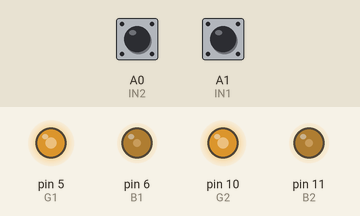
Simulated run of this sketch. Board: Arduino Uno, built with avr-gcc and run on an emulated ATmega328P. Parts: output pins drawn as LEDs (lit = HIGH). The inputs (shaded band) are chosen by the test bench; at power-on: A0 (IN2) HIGH, A1 (IN1) HIGH. Pins used as bus, display or sensor lines are not drawn.

Above: at 1.24 s.
1.3 s: A0 (IN2) pulled LOW for 0.15 s
At 1.89 s:
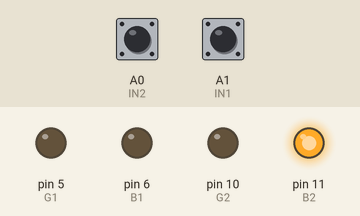
At 6.5 s:
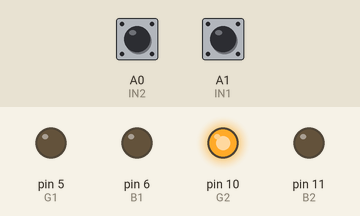
Timing chart, 0 to 13.1 s (numbered marks = the images above; inputs shaded):
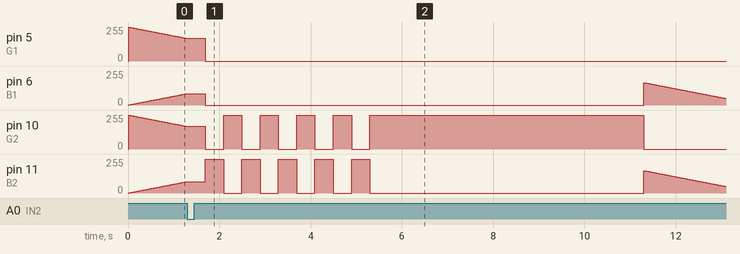

The sketch:

victorina.ino
```cpp
#define R1 3
#define G1 5
#define B1 6

#define R2 9
#define G2 10
#define B2 11

#define IN1 A1
#define IN2 A0

#define NOT_CORRECT 0
#define Player1 1
#define Player2 2
#define NO_ONE 3

#define BLINC_TIMES 10
#define SPEED_COLOUR 15

uint8_t loop_state=0;
uint8_t state_player=0;
unsigned long time1=0,time2=0;
uint8_t counter=0;
uint16_t delay_time=10000;

void writeRGB1(uint8_t R,uint8_t G,uint8_t B);
void writeRGB2(uint8_t R,uint8_t G,uint8_t B);

void setup() {
pinMode(R1,OUTPUT);
pinMode(G1,OUTPUT);
pinMode(B1,OUTPUT);
pinMode(IN1,INPUT_PULLUP);

pinMode(R2,OUTPUT);
pinMode(G2,OUTPUT);
pinMode(B2,OUTPUT);
pinMode(IN2,INPUT_PULLUP);

time1=millis()+5000;
time2=millis();
}

void loop() {
  static uint8_t but1_state=HIGH;
  static uint8_t but2_state=HIGH;
  if(millis()-time1>=delay_time){
    but1_state=digitalRead(IN1);
    but2_state=digitalRead(IN2);
    if(but1_state==LOW && but2_state==LOW){
        loop_state=NOT_CORRECT;
        state_player=0;
        time1=millis();
      }else if(but1_state==LOW && but2_state==HIGH){
        loop_state=Player1;
        state_player=0;
        time1=millis();
        time2=millis();
      }else if(but1_state==HIGH && but2_state==LOW){
        loop_state=Player2;
        state_player=0;
        time1=millis();
      }else if(but1_state==HIGH && but2_state==HIGH){
        loop_state=NO_ONE;
      }
    }

  switch(loop_state){
    case NOT_CORRECT:
      writeRGB1(255,255,0);
      writeRGB2(255,255,0);
    break;
    case Player1:
    static uint8_t blink_counter1=0;
      switch(state_player){
        case 0:
        if(millis()-time2>=400){
          time2=millis();
          blink_counter1++;
          writeRGB1(0,255*((blink_counter1+1)%2),255*(blink_counter1%2));
          writeRGB2(255,0,0);
          if(blink_counter1>=BLINC_TIMES){
            state_player=1;
            blink_counter1=0;
            }
        }
        break;
        case 1:
          writeRGB1(0,255,0);
        break;
      }
    break;
    case Player2:
    static uint8_t blink_counter2=0;
      switch(state_player){
        case 0:
        if(millis()-time2>=400){
          time2=millis();
          blink_counter2++;
          writeRGB2(0,255*((blink_counter2+1)%2),255*(blink_counter2%2));
          writeRGB1(255,0,0);
          if(blink_counter2>=BLINC_TIMES){
            state_player=1;
            blink_counter2=0;
            }
        }
        break;
        case 1:
          writeRGB2(0,255,0);
        break;
      }
    break;
    case NO_ONE:
      switch(state_player){
        case 0:
        if(millis()-time2>=SPEED_COLOUR){
          time2=millis();
          counter++;
          writeRGB1(0,255-counter,counter);
          writeRGB2(0,255-counter,counter);
        }
          if(counter>=255){
            counter=0;
            state_player=1;
          }
        break;
        case 1:
        if(millis()-time2>=SPEED_COLOUR){
          time2=millis();
          counter++;
          writeRGB1(counter,0,255-counter);
          writeRGB2(counter,0,255-counter);
        }
          if(counter>=255){
            counter=0;
            state_player=2;
          }
        break;
        case 2:
        if(millis()-time2>=SPEED_COLOUR){
          time2=millis();
          counter++;
          writeRGB1(255-counter,counter,0);
          writeRGB2(255-counter,counter,0);
        }
          if(counter>=255){
            counter=0;
            state_player=0;
          }
        break;
      }
    break;
    }
}

void writeRGB1(uint8_t R,uint8_t G,uint8_t B){
  analogWrite(R1,R);
  analogWrite(G1,G);
  analogWrite(B1,B);
}
void writeRGB2(uint8_t R,uint8_t G,uint8_t B){
  analogWrite(R2,R);
  analogWrite(G2,G);
  analogWrite(B2,B);
}
```
